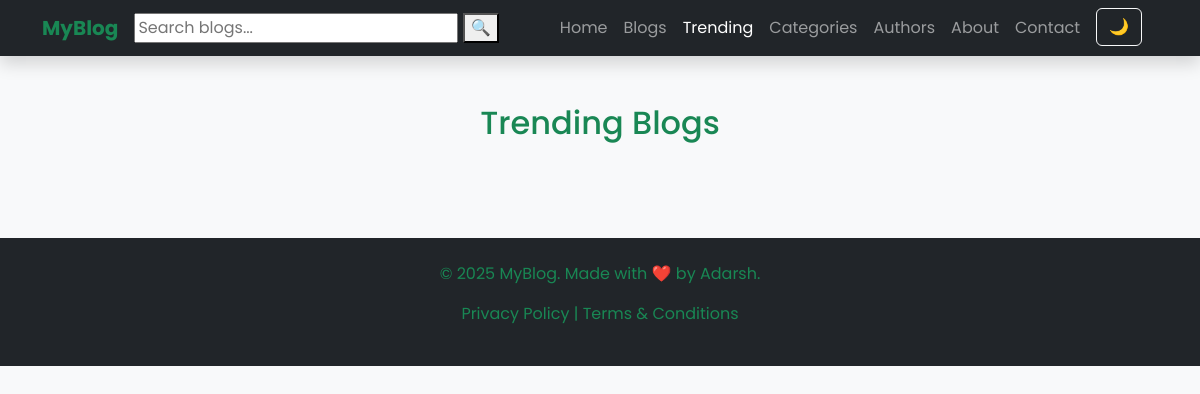
Before: /trending with the older database file.
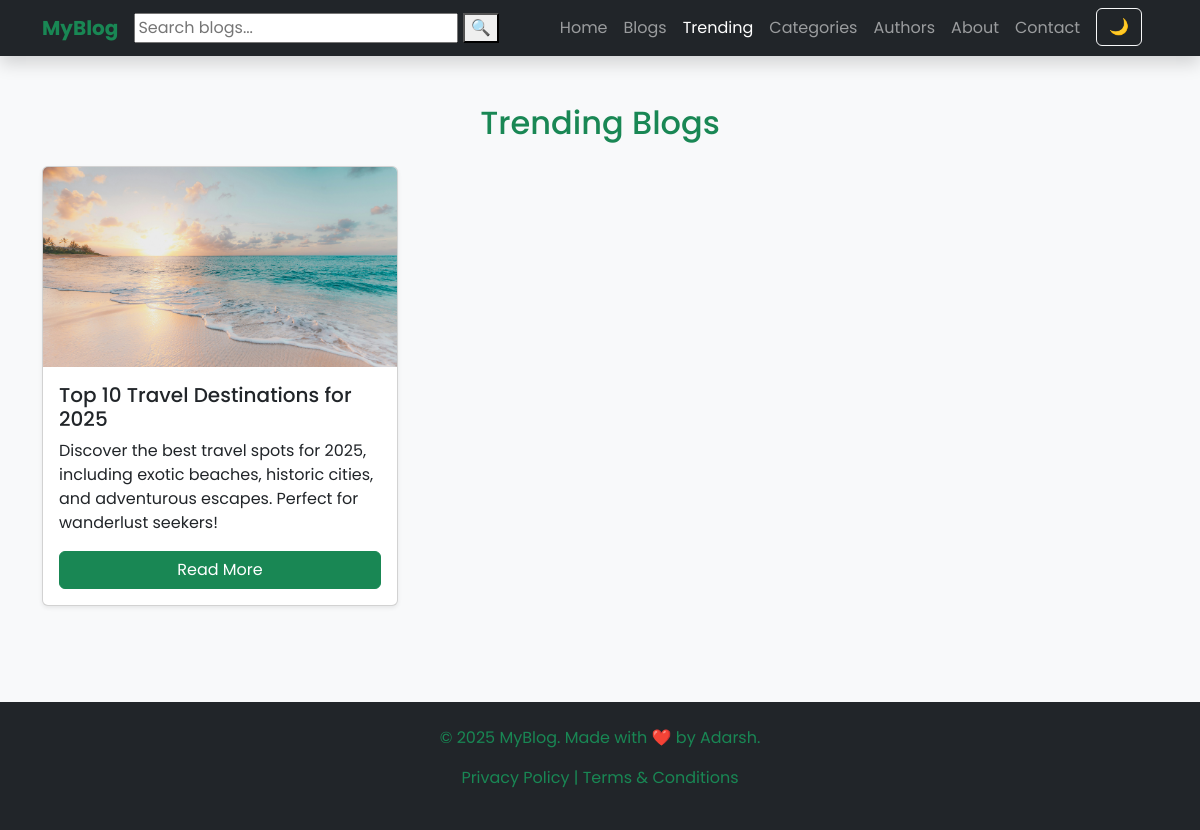
After: the same page with the newer database file.
### webapp/models.py (models this page shows)
class Blog(models.Model):
    STATUS_CHOICE = (
        ('draft','Draft'),
        ('published','Published')
    )
    title = models.CharField(max_length=100,unique=True)
    slug = models.SlugField(unique=TRUE,blank=True)
    category = models.ForeignKey(Category,on_delete=models.CASCADE)
    author = models.ForeignKey(User,on_delete=models.CASCADE)
    blog_image = models.ImageField(upload_to='uploads/%y/%m/%d')
    short_description = models.TextField(max_length=1000)
    blog_body = models.TextField(max_length=3000)
    views = models.IntegerField(null=True)
    comment = models.IntegerField(null=True)
    status = models.CharField(max_length=100,choices= STATUS_CHOICE, default='draft')
    is_feacherd = models.BooleanField(default=False)
    created_at = models.DateTimeField(auto_now_add=True)
    updated_at = models.DateTimeField(auto_now=True)

### webapp/views.py (the view)
# urls.py: path('trending',trending,name='trending'),
def trending(request):
    trending_blogs = Blog.objects.all().order_by('-id')[:3]
    context = {
        'trending_blogs': trending_blogs,
    }
    return render(request,'trending.html',context)

### templates/trending.html (shortened to what this page needs)
{% extends 'base.html' %}
{% block content %}
  <section class="container py-5">
  <h2 class="text-success text-center mb-4">Trending Blogs</h2>
  <div class="row g-4">
    {% for blog in trending_blogs %}
    <div class="col-md-4 col-sm-6">
      <div class="card h-100 shadow-sm">
        <img src="{{ blog.blog_image.url }}" class="card-img-top" alt="{{ blog.title }}">
        <div class="card-body">
          <h5 class="card-title">{{ blog.title }}</h5>
          <p class="card-text">{{ blog.short_description }}</p>
          <a href="{% url 'blog-detail' blog.id %}" class="btn btn-success">Read More</a>
        </div>
      </div>
    </div>
    {% endfor %}
  </div>
</section>
{% endblock %}

Changed rows visible on the page:
added Blog: blog_image (picture), title "Top 10 Travel Destinations for 2025", short_description "Discover the best travel spots for 2025, including exotic beaches, historic cities, and adventurous escapes. Perfect for wanderlust seekers!"
